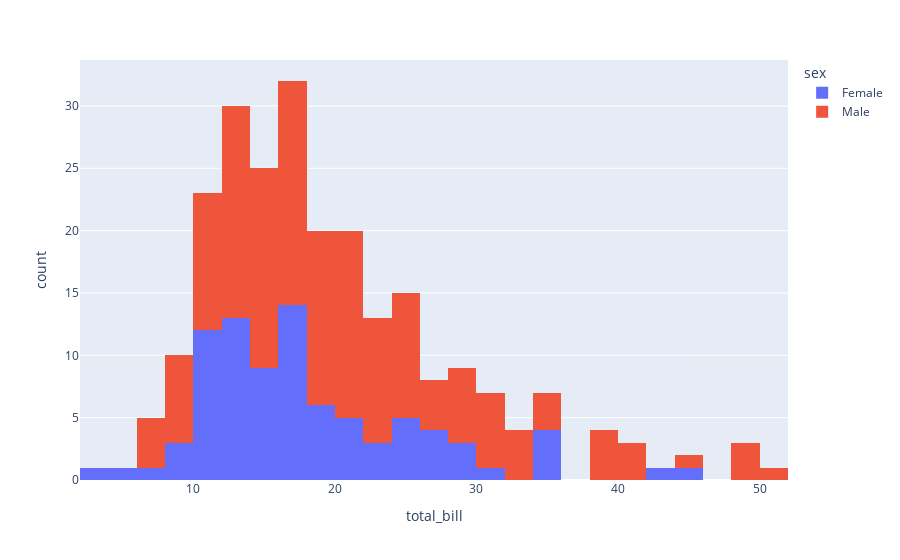

Notebook source saved alongside this figure:
### Code cell
px.histogram(df_tips, x="total_bill", color="sex")

### Figure 1 — Plotly figure (JSON) as saved in the notebook; plotly's stock layout.template omitted (floating-point values rounded to 4 significant figures; data arrays with more than 128 entries replaced by an {"elided": "..."} marker saying what was removed)
{"data": [{"alignmentgroup": "True", "bingroup": "x", "hovertemplate": "sex=Female<br>total_bill=%{x}<br>count=%{y}<extra></extra>", "legendgroup": "Female", "marker": {"color": "#636efa", "pattern": {"shape": ""}}, "name": "Female", "offsetgroup": "Female", "orientation": "v", "showlegend": true, "type": "histogram", "x": [16.99, 24.59, 35.26, 14.83, 10.33, 16.97, 20.29, 15.77, 19.65, 15.06, 20.69, 16.93, 10.29, 34.81, 26.41, 16.45, 3.07, 17.07, 26.86, 25.28, 14.73, 10.07, 34.83, 5.75, 16.32, 22.75, 11.35, 15.38, 44.3, 22.42, 20.92, 14.31, 7.25, 25.71, 17.31, 10.65, 12.43, 24.08, 13.42, 12.48, 29.8, 14.52, 11.38, 20.27, 11.17, 12.26, 18.26, 8.51, 10.33, 14.15, 13.16, 17.47, 27.05, 16.43, 8.35, 18.64, 11.87, 29.85, 25, 13.39, 16.21, 17.51, 10.59, 10.63, 9.6, 20.9, 18.15, 19.81, 43.11, 13, 12.74, 13, 16.4, 16.47, 12.76, 13.27, 28.17, 12.9, 30.14, 13.42, 15.98, 16.27, 10.09, 22.12, 35.83, 27.18, 18.78], "xaxis": "x", "yaxis": "y"}, {"alignmentgroup": "True", "bingroup": "x", "hovertemplate": "sex=Male<br>total_bill=%{x}<br>count=%{y}<extra></extra>", "legendgroup": "Male", "marker": {"color": "#EF553B", "pattern": {"shape": ""}}, "name": "Male", "offsetgroup": "Male", "orientation": "v", "showlegend": true, "type": "histogram", "x": {"elided": "157 float values"}, "xaxis": "x", "yaxis": "y"}], "layout": {"barmode": "relative", "legend": {"title": {"text": "sex"}, "tracegroupgap": 0}, "margin": {"t": 60}, "xaxis": {"anchor": "y", "domain": [0, 1], "title": {"text": "total_bill"}}, "yaxis": {"anchor": "x", "domain": [0, 1], "title": {"text": "count"}}}}
